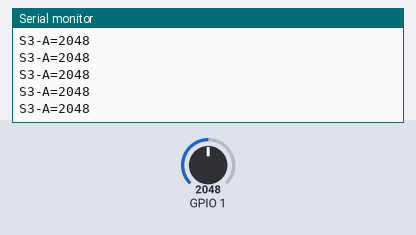
This sketch was run on a simulated ESP32-S3. Parts: the last lines printed to the serial monitor. Inputs (shaded band) come from the test bench; at power-on: GPIO 1 = 2048 (analog values on the 0–4095 scale).

Above: at 1.2 s.
1.3 s: GPIO 1 set to 1860
At 2.4 s:
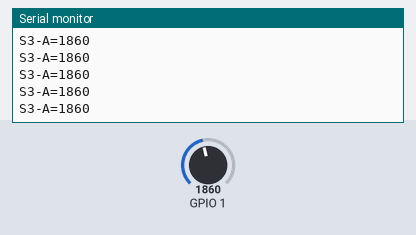
2.8 s: GPIO 1 set to 1940
At 3.8 s:
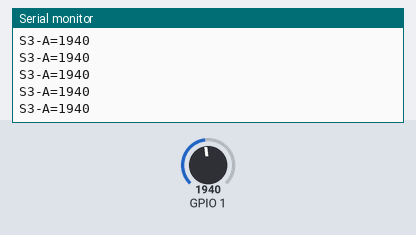
Timing chart, 0 to 5.8 s (numbered marks = the images above; inputs shaded):
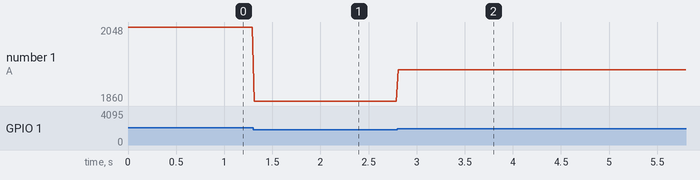

Measured:
- after the input at 1.3 s, the serial monitor: prints a new line at once (image 1)
- after the input at 2.8 s, the serial monitor: prints a new line at once (image 2)
- plotted number 1: 2048 → 1860 after the input at 1.3 s, 1860 → 1940 after the input at 2.8 s

The sketch:

s3_analogico_prueba.ino
```cpp
// ESP32-S3: ADC1 canal 0, GPIO1. ANALOGICO inyecta valores crudos de 12 bits.
// FQBN: esp32:esp32:esp32s3:FlashMode=dio,FlashSize=4M,PSRAM=disabled,CDCOnBoot=default
#include <Arduino.h>

static int fase = 0;

void setup() {
  Serial.begin(115200);  // UART0, USB CDC desactivado.
  analogReadResolution(12);
}

void loop() {
  if (fase == 3) {
    delay(1000);
    return;
  }
  int v = analogRead(1);
  Serial.printf("S3-A=%d\n", v);
  if (fase == 0 && v == 0) fase = 1;
  else if (fase == 1 && v >= 1900 && v <= 2200) fase = 2;
  else if (fase == 2 && v >= 4000 && v <= 4095) {
    fase = 3;
    Serial.println("TALLER-OK s3_analogico");
  }
  delay(20);
}
```
